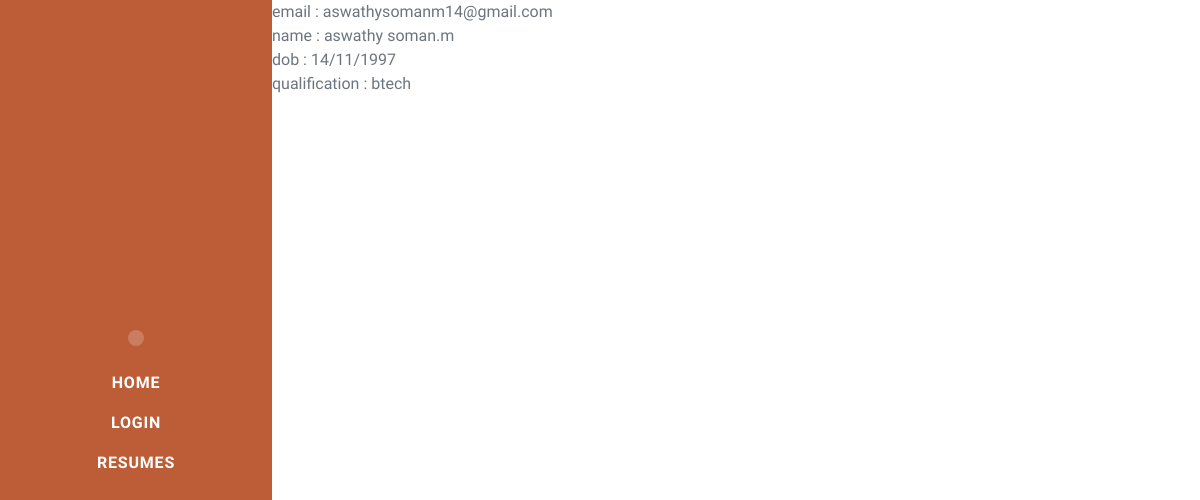
Screenshot of /resume/resumedetails/9 with the database file from the repository.
### resume/models.py (models this page shows, shortened)
class Create(models.Model):
    email=models.CharField(max_length=120)
    fullname=models.CharField(max_length=120)
    dob=models.CharField(max_length=120)
    qualification=models.CharField(max_length=120)
    profile_picture=models.ImageField(upload_to="images")
    user=models.CharField(max_length=15)
    uid=models.IntegerField()

### resume/views.py (the view)
# urls.py: path('resumedetails/<int:pk>',resumedetails,name='resumedetails'),
def resumedetails(request,pk):
    qs =Create.objects.get(id=pk)
    context = {}
    context['obj'] = qs
    return render(request,"resume/publicview.html",context)

### resume/templates/resume/publicview.html (shortened to what this page needs)
<!DOCTYPE html>
{% extends "resume/homebase.html" %}
{% block body_block %}
{% load static %}
<table>
    <tr>
<ul class="list-group list-group-flush">
    <li class="tab">email : {{obj.email}}</li>
    <li class=class="tab">name : {{obj.fullname}}</li>
    <li class=class="tab">dob : {{obj.dob}}</li>
    <li class=class="tab">qualification : {{obj.qualification}}</li>
</ul>
    </tr>
    </table>
{% endblock %}

### rows the page displays
Create: email "aswathysomanm14@gmail.com", fullname "aswathy soman.m", dob "14/11/1997", qualification "btech"
